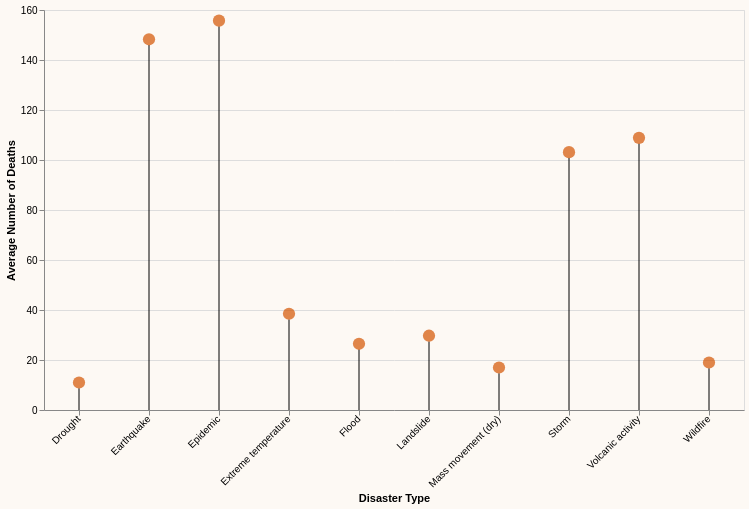

Specify this chart in Vega-Lite:
### Vega-Lite specification from a JSON file in a GitHub repository (floating-point values rounded to 4 significant figures)
{"$schema": "https://vega.github.io/schema/vega-lite/v5.json", "width": 700, "height": 400, "background": "#fdf9f4", "data": {"values": [{"Disaster Type": "Drought", "Average Deaths": 11.0, "Dummy": 8.7}, {"Disaster Type": "Earthquake", "Average Deaths": 148.3, "Dummy": 146.0}, {"Disaster Type": "Epidemic", "Average Deaths": 155.7, "Dummy": 153.4}, {"Disaster Type": "Extreme temperature", "Average Deaths": 38.5, "Dummy": 36.2}, {"Disaster Type": "Flood", "Average Deaths": 26.49, "Dummy": 24.19}, {"Disaster Type": "Landslide", "Average Deaths": 29.7, "Dummy": 27.4}, {"Disaster Type": "Mass movement (dry)", "Average Deaths": 17.0, "Dummy": 14.7}, {"Disaster Type": "Storm", "Average Deaths": 103.1, "Dummy": 100.8}, {"Disaster Type": "Volcanic activity", "Average Deaths": 108.9, "Dummy": 106.6}, {"Disaster Type": "Wildfire", "Average Deaths": 19.0, "Dummy": 16.7}]}, "layer": [{"mark": "rule", "encoding": {"y": {"field": "Dummy", "type": "quantitative", "axis": {"title": "Average Number of Deaths"}}, "x": {"field": "Disaster Type", "type": "nominal", "axis": {"title": "Disaster Type"}}}}, {"mark": {"type": "circle", "size": 150}, "encoding": {"y": {"field": "Average Deaths", "type": "quantitative"}, "x": {"field": "Disaster Type", "type": "nominal", "axis": {"labelAngle": -45}}, "color": {"value": "#d35400"}, "tooltip": [{"field": "Disaster Type", "type": "nominal", "title": "Disaster Type"}, {"field": "Average Deaths", "type": "quantitative", "title": "Average Number of Deaths", "format": ".0f"}]}}]}
